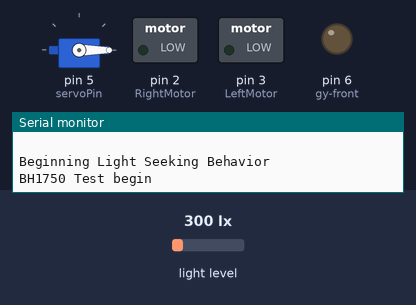
Simulated run of this sketch. Board: Arduino Uno, built with avr-gcc and run on an emulated ATmega328P. Parts: servo, switched loads named in the sketch (green lamp = pin HIGH), output pins drawn as LEDs (lit = HIGH), the last lines printed to the serial monitor. The inputs (shaded band) are chosen by the test bench; at power-on: light level 300 lx.

Above: at 0.1 s.
At 10.0 s:
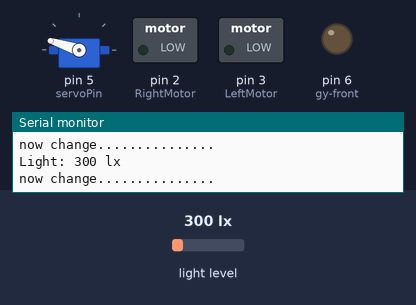
At 22.1 s:
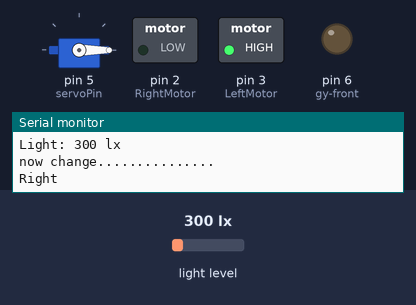
At 38.6 s:
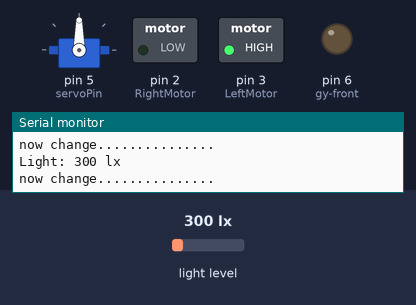
Timing chart, 0 to 40.0 s (numbered marks = the images above):
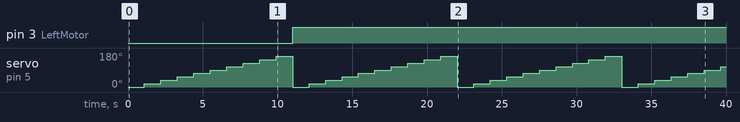

Measured:
- by itself, pin 3 (LeftMotor): LOW → HIGH at 11.0 s
- by itself, servo on pin 5 (servoPin): repeats every 11.0 s: 36° 1.1 s, 54° 1.1 s, 72° 1.1 s, 90° 1.1 s, 108° 1.1 s, 126° 1.1 s, 144° 1.1 s, 162° 1.1 s, 0° 1.1 s, 18° 1.1 s

The sketch:

lightsensor-servo-dc.ino
```cpp
// (licence header left out)
#include <Wire.h>
#include <BH1750.h>
#include <Servo.h>


BH1750 lightMeter;
//int digital_out_3 , digital_out_5 , temp;
int i = 0;

// Create a servo object
Servo Servo1;
// Declare the Servo pin
int servoPin = 5;

// Pin definitions - attaches a variable to a pin.
const int RightMotor = 2;    // This pin is used to enable or disable the Right motor. Connected to the base of an NPN transistor.
const int LeftMotor = 3;     // This pin is used to enable or disable the Left motor. Connected to the base of an NPN transistor.
const int RightSensor = 1;    // This pin is used to read the value of the Right Sensor.
const int LeftSensor = 4;     // This pin is used to read the value of the Left Sensor.

// Variable definitions
int degreeMax;
int maxLX;
int SensorDifference;   // This value is used to determine the difference between the Left and Right

// the setup() method runs once when the program is run. When the
// Arduino is reset, the setup() will be executed once again.

void setup()   {
  //for bh1750
  pinMode(6, OUTPUT);   // gy-front
  pinMode(5, OUTPUT);   // gy-back

  // We need to attach the servo to the used pin number
  Servo1.attach(servoPin);

  pinMode(LeftMotor, OUTPUT);      // Defines this pin as an output. The Arduino will write values to this pin.
  pinMode(RightMotor, OUTPUT);     // Defines this pin as an output. The Arduino will write values to this pin.
  pinMode(LeftSensor, INPUT);      // Defines this pin as an input.  The Arduino will read values from this pin.
  pinMode(RightSensor, INPUT);     // Defines this pin as an input.  The Arduino will read values from this pin.
  digitalWrite(A1, HIGH);          // Enables an internal pullup resistor
  digitalWrite(A2, HIGH);          // Enables an internal pullup resistor
  Serial.begin(9600);              // Enables a serial connection through the Arduino to either USB or UART (pins 0&1). Note that the baud rate is set to 9600
  Serial.println(" \nBeginning Light Seeking Behavior");   // Placed at the very end of void Setup() so that it is runs once, right before the void Loop()

  Serial.println(F("BH1750 Test begin"));

  // Initialize the I2C bus (BH1750 library doesn't do this automatically)
   Wire.begin();
  // On esp8266 you can select SCL and SDA pins using Wire.begin(D4, D3);
  //Wire.begin(D4, D3);
  //Uno, Ethernet  A4 (SDA), A5 (SCL)

  lightMeter.begin();


}

// the loop() method runs over and over again,
// as long as the Arduino has power

void loop()    {
    maxLX = 0 ;
   for(int j = 0 ; j < 10 ; j++)
   {
      Servo1.write(j*18);
      delay(100);
       uint16_t lux = lightMeter.readLightLevel();
      Serial.print("Light: ");
      Serial.print(lux);
      Serial.println(" lx");
      Serial.println("now change...............");
      if(lux > maxLX)
      {
        maxLX = lux;
        degreeMax = j*18;
      }
      delay(1000);
   }

  //if ( i % 2 == 0 )
  //{
    //digitalWrite(3, LOW);       // sets the digital_out_3 on -> front
   // digitalWrite(5, HIGH);       // sets the digital_out_5 off -> back
  //}
  //else
  //{
 //   digitalWrite(3, HIGH);       // sets the digital_out_3 on -> front
//    digitalWrite(5, LOW);       // sets the digital_out_5 off -> back
//  }


  // This section of the sketch is what actually interperets the data and then runs the motors accordingly.

  if (degreeMax > 90 ) {    // This is interpreted as if the Left sensor reads more light than the Right Sensor, Do this:
    digitalWrite(RightMotor, HIGH);                              // This is used to turn Left. Notice the
    digitalWrite(LeftMotor, LOW);                                // opposite motor runs to turn Left.
    Serial.println("Left");                                      // This prints Left when the robot would actually turn Left.
  }

  if (degreeMax <90) {    // This is interpreted as if the Left sensor reads less light than the Right Sensor, Do this:
    digitalWrite(RightMotor, LOW);                               // This is used to turn Right. Notice the
    digitalWrite(LeftMotor, HIGH);                               // opposite motor runs to turn Right.
    Serial.println("Right");                                     // This prints Right when the robot would actually turn Right.
  }

  else if (degreeMax == 90 ) {                                // This is interpreted as if the difference between the two sensors is under 125 (Experiment to suit our sensors), Do this:
    digitalWrite(RightMotor, HIGH);                              // This is used to go straight. Notice
    digitalWrite(LeftMotor, HIGH);                               // both motors are enabled to go forward.
    Serial.println("Forward");                                   // This prints Forward when the robot would actually go forward.
  }
  Serial.print("\n");
}
```
